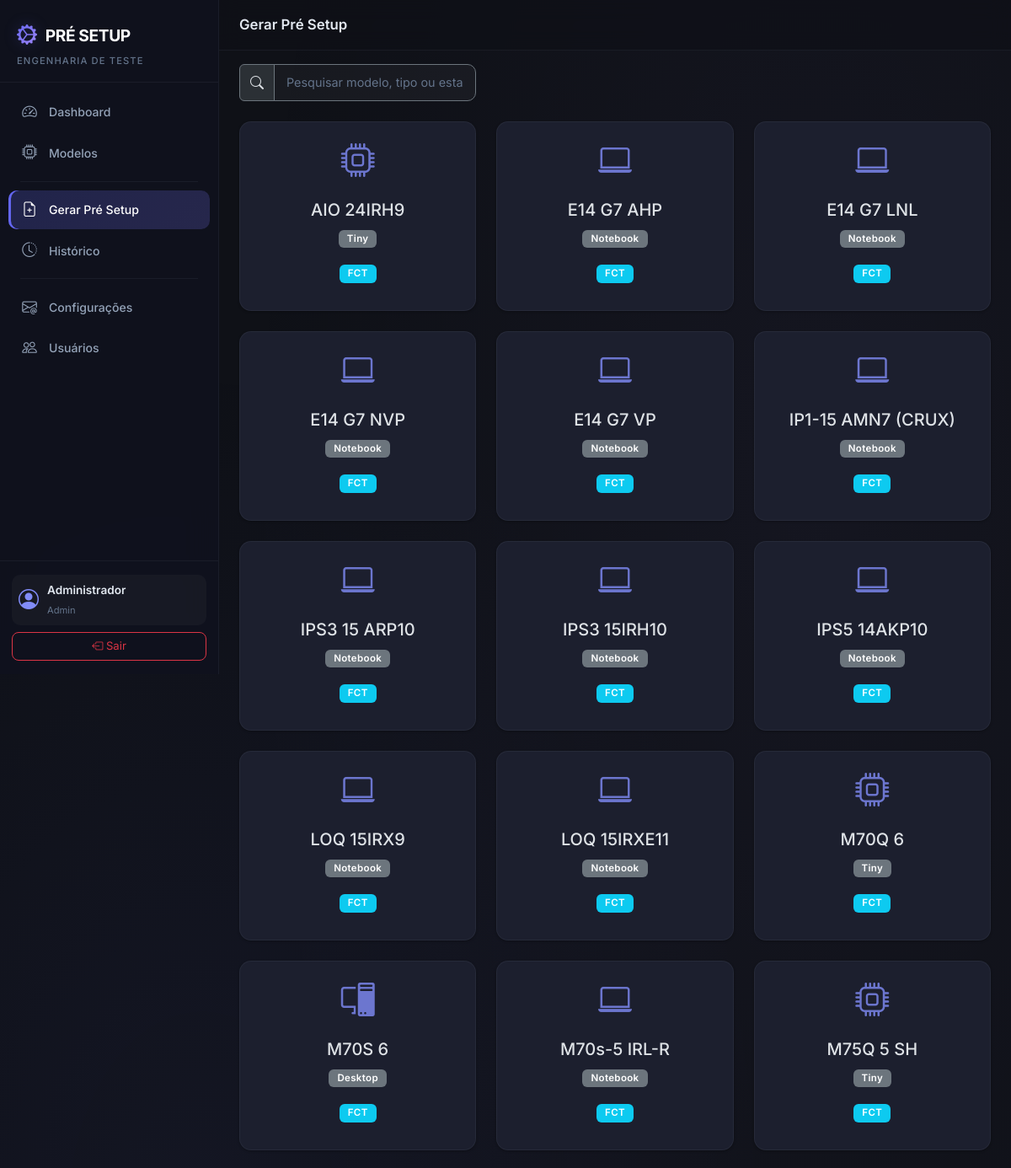
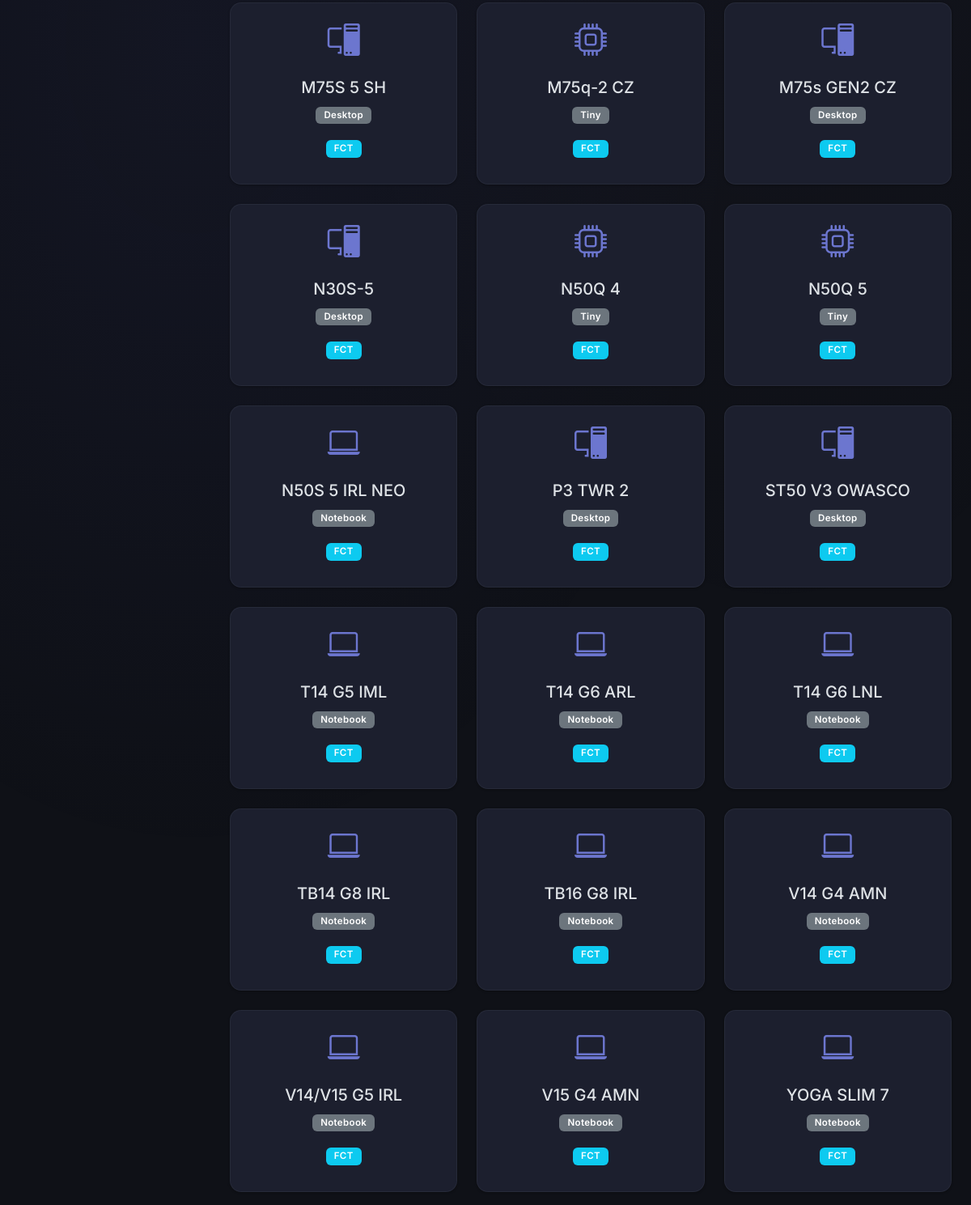
The page /setup/generate (signed in) on the database its author committed (2 pictures, top to bottom).
### app/models.py (models this page shows, shortened)
class User(UserMixin, db.Model):
    __tablename__ = 'users'
    id = db.Column(db.Integer, primary_key=True)
    name = db.Column(db.String(150), nullable=False)
    username = db.Column(db.String(150), unique=True, nullable=False)
    email = db.Column(db.String(150), unique=True, nullable=True)
    password_hash = db.Column(db.String(256), nullable=False)
    profile = db.Column(db.String(50), nullable=False, default='Engenharia')  # Admin, Engenharia
    is_active_user = db.Column(db.Boolean, default=True)
    created_at = db.Column(db.DateTime, default=datetime.now)
    setups = db.relationship('PreSetup', backref='user', lazy='dynamic')
    @property
    def is_active(self):
        return self.is_active_user

class ProductModel(db.Model):
    __tablename__ = 'product_models'
    id = db.Column(db.Integer, primary_key=True)
    name = db.Column(db.String(150), unique=True, nullable=False)
    product_type = db.Column(db.String(50), nullable=False)  # Notebook, Desktop, Tiny
    station = db.Column(db.String(50), nullable=True)  # FCT, SHELL, IO
    is_active = db.Column(db.Boolean, default=True)
    created_at = db.Column(db.DateTime, default=datetime.now)
    template_items = db.relationship('TemplateItem', backref='product_model', lazy='dynamic',
                                     cascade='all, delete-orphan')
    items = db.relationship('Item', backref='product_model', lazy='dynamic',
                            cascade='all, delete-orphan')
    setups = db.relationship('PreSetup', backref='product_model', lazy='dynamic')

### app/setup_requests/routes.py (the view)
@setup_bp.route('/generate')
@login_required
def generate_select():
    models = ProductModel.query.filter_by(is_active=True).order_by(ProductModel.name).all()
    return render_template('setup/generate_select.html', models=models)

### app/models.py (called while the page is built)
@login_manager.user_loader
def load_user(user_id):
    return User.query.get(int(user_id))

### app/templates/setup/generate_select.html (shortened to what this page needs)
{% extends "base.html" %}
{% block page_title %}Gerar Pré Setup{% endblock %}
{% block content %}
<div class="row mb-4">
    <div class="col-md-6 col-lg-4">
        <div class="input-group">
            <span class="input-group-text border-secondary">
                <i class="bi bi-search"></i>
            </span>
            <input type="text" id="searchModel" class="form-control border-secondary" placeholder="Pesquisar modelo, tipo ou estação...">
        </div>
    </div>
</div>
<div class="row g-4" id="modelsContainer">
    {% if models %}
        {% for model in models %}
        <div class="col-xl-4 col-md-6 model-item" data-name="{{ model.name | lower }}" data-type="{{ model.product_type | lower }}" data-station="{{ model.station | lower if model.station else '' }}">
            <div class="card card-custom generate-model-card" role="button"
                 data-bs-toggle="modal" data-bs-target="#setupModal{{ model.id }}"
                 style="cursor: pointer;">
                <div class="card-body text-center">
                    <div class="generate-icon mb-3">
                        {% if model.product_type == 'Notebook' %}
                            <i class="bi bi-laptop"></i>
                        {% elif model.product_type == 'Desktop' %}
                            <i class="bi bi-pc-display"></i>
                        {% else %}
                            <i class="bi bi-cpu"></i>
                        {% endif %}
                    </div>
                    <h5 class="card-title">{{ model.name }}</h5>
                    <span class="badge bg-secondary mb-3">{{ model.product_type }}</span>
                    {% if model.station %}
                    <br><span class="badge bg-info mb-3">{{ model.station }}</span>
                    {% endif %}
                </div>
            </div>
        </div>
        {% endfor %}
    {% else %}
    <div class="col-12 text-center py-5">
        <i class="bi bi-file-earmark-plus display-4 text-muted"></i>
        <p class="text-muted mt-3">Nenhum modelo ativo disponível.</p>
    </div>
    {% endif %}
</div>
{% endblock %}

### app/templates/base.html (shortened to what this page needs)
<!DOCTYPE html>
<html lang="pt-BR" data-bs-theme="dark">
<head>
    <link href="https://cdn.jsdelivr.net/npm/bootstrap@5.3.3/dist/css/bootstrap.min.css" rel="stylesheet">
    <link href="https://cdn.jsdelivr.net/npm/bootstrap-icons@1.11.3/font/bootstrap-icons.min.css" rel="stylesheet">
    <link rel="stylesheet" href="{{ url_for('static', filename='css/style.css') }}">
</head>
<body>
    {% if current_user.is_authenticated %}
    <nav class="sidebar" id="sidebar">
        <div class="sidebar-header">
            <div class="sidebar-brand">
                <i class="bi bi-gear-wide-connected"></i>
                <span>PRÉ SETUP</span>
            </div>
            <small class="sidebar-subtitle">Engenharia de Teste</small>
        </div>
        <ul class="sidebar-nav">
            <li class="sidebar-nav-item">
                <a href="{{ url_for('dashboard.index') }}" class="sidebar-nav-link {% if request.endpoint == 'dashboard.index' %}active{% endif %}">
                    <i class="bi bi-speedometer2"></i>
                    <span>Dashboard</span>
                </a>
            </li>
            {% if current_user.profile == 'Admin' %}
            <li class="sidebar-nav-item">
                <a href="{{ url_for('models_blueprint.index') }}" class="sidebar-nav-link {% if 'models_blueprint' in request.endpoint %}active{% endif %}">
                    <i class="bi bi-cpu"></i>
                    <span>Modelos</span>
                </a>
            </li>
            {% endif %}
            <li class="sidebar-divider"></li>
            <li class="sidebar-nav-item">
                <a href="{{ url_for('setup_requests.generate_select') }}" class="sidebar-nav-link {% if request.endpoint == 'setup_requests.generate_select' or request.endpoint == 'setup_requests.generate_form' %}active{% endif %}">
                    <i class="bi bi-file-earmark-plus"></i>
                    <span>Gerar Pré Setup</span>
                </a>
            </li>
            <li class="sidebar-nav-item">
                <a href="{{ url_for('setup_requests.history') }}" class="sidebar-nav-link {% if request.endpoint == 'setup_requests.history' or request.endpoint == 'setup_requests.detail' %}active{% endif %}">
                    <i class="bi bi-clock-history"></i>
                    <span>Histórico</span>
                </a>
            </li>
            {% if current_user.profile == 'Admin' %}
            <li class="sidebar-divider"></li>
            <li class="sidebar-nav-item">
                <a href="{{ url_for('email_config.index') }}" class="sidebar-nav-link {% if 'email_config' in request.endpoint %}active{% endif %}">
                    <i class="bi bi-envelope-at"></i>
                    <span>Configurações</span>
                </a>
            </li>
            <li class="sidebar-nav-item">
                <a href="{{ url_for('users.index') }}" class="sidebar-nav-link {% if 'users' in request.endpoint %}active{% endif %}">
                    <i class="bi bi-people"></i>
                    <span>Usuários</span>
                </a>
            </li>
            {% endif %}
        </ul>
        <div class="sidebar-footer">
            <div class="sidebar-user">
                <i class="bi bi-person-circle"></i>
                <div>
                    <div class="sidebar-user-name">{{ current_user.name }}</div>
                    <small class="sidebar-user-role">{{ current_user.profile }}</small>
                </div>
            </div>
            <a href="{{ url_for('auth.logout') }}" class="btn btn-outline-danger btn-sm w-100 mt-2">
                <i class="bi bi-box-arrow-left"></i> Sair
            </a>
        </div>
    </nav>
    <main class="main-content">
        <div class="topbar">
            <h5 class="topbar-title">{% block page_title %}{% endblock %}</h5>
        </div>
        <div class="container-fluid px-4 py-3">
            {% block content %}{% endblock %}
        </div>
    </main>
    {% else %}
        {% block fullpage %}{% endblock %}
    {% endif %}
</body>
</html>

### rows shown on the page
User: name "Administrador", profile "Admin"
ProductModel: name "AIO 24IRH9", product_type "Tiny", station "FCT"
ProductModel: name "E14 G7 AHP", product_type "Notebook", station "FCT"
ProductModel: name "E14 G7 LNL", product_type "Notebook", station "FCT"
ProductModel: name "E14 G7 NVP", product_type "Notebook", station "FCT"
ProductModel: name "E14 G7 VP", product_type "Notebook", station "FCT"
ProductModel: name "IP1-15 AMN7 (CRUX)", product_type "Notebook", station "FCT"
ProductModel: name "IPS3 15 ARP10", product_type "Notebook", station "FCT"
ProductModel: name "IPS3 15IRH10", product_type "Notebook", station "FCT"
ProductModel: name "IPS5 14AKP10", product_type "Notebook", station "FCT"
ProductModel: name "LOQ 15IRX9", product_type "Notebook", station "FCT"
ProductModel: name "LOQ 15IRXE11", product_type "Notebook", station "FCT"
ProductModel: name "M70Q 6", product_type "Tiny", station "FCT"
ProductModel: name "M70S 6", product_type "Desktop", station "FCT"
ProductModel: name "M70s-5 IRL-R", product_type "Notebook", station "FCT"
ProductModel: name "M75Q 5 SH", product_type "Tiny", station "FCT"
ProductModel: name "M75S 5 SH", product_type "Desktop", station "FCT"
ProductModel: name "M75q-2 CZ", product_type "Tiny", station "FCT"
ProductModel: name "M75s GEN2 CZ", product_type "Desktop", station "FCT"
ProductModel: name "N30S-5", product_type "Desktop", station "FCT"
ProductModel: name "N50Q 4", product_type "Tiny", station "FCT"
ProductModel: name "N50Q 5", product_type "Tiny", station "FCT"
ProductModel: name "N50S 5 IRL NEO", product_type "Notebook", station "FCT"
ProductModel: name "P3 TWR 2", product_type "Desktop", station "FCT"
ProductModel: name "ST50 V3 OWASCO", product_type "Desktop", station "FCT"
ProductModel: name "T14 G5 IML", product_type "Notebook", station "FCT"
ProductModel: product_type "Notebook" (drawn)
ProductModel: product_type "Notebook" (drawn)
ProductModel: product_type "Notebook" (drawn)
ProductModel: product_type "Notebook" (drawn)
ProductModel: product_type "Notebook" (drawn)
ProductModel: product_type "Notebook" (drawn)
ProductModel: product_type "Notebook" (drawn)
ProductModel: product_type "Notebook" (drawn)
